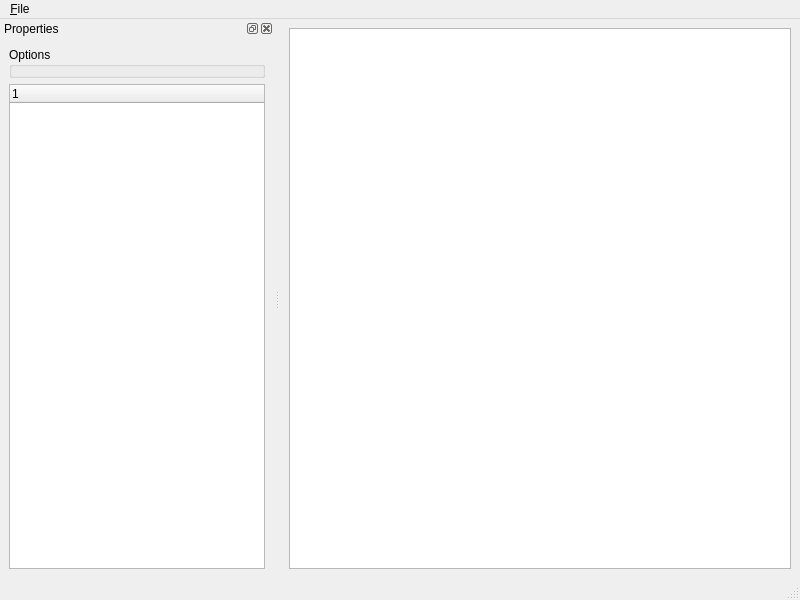
<?xml version="1.0" encoding="UTF-8"?>
<ui version="4.0">
 <class>MainWindow</class>
 <widget class="QMainWindow" name="MainWindow">
  <property name="geometry">
   <rect>
    <x>0</x>
    <y>0</y>
    <width>800</width>
    <height>600</height>
   </rect>
  </property>
  <property name="windowTitle">
   <string>pybox2d testbed</string>
  </property>
  <property name="tabShape">
   <enum>QTabWidget::Rounded</enum>
  </property>
  <widget class="QWidget" name="centralwidget">
   <layout class="QHBoxLayout" name="horizontalLayout">
    <item>
     <widget class="QGraphicsView" name="graphicsView"/>
    </item>
   </layout>
  </widget>
  <widget class="QMenuBar" name="menubar">
   <property name="geometry">
    <rect>
     <x>0</x>
     <y>0</y>
     <width>800</width>
     <height>21</height>
    </rect>
   </property>
   <widget class="QMenu" name="mnuFile">
    <property name="title">
     <string>&amp;File</string>
    </property>
    <addaction name="mnuExit"/>
   </widget>
   <addaction name="mnuFile"/>
  </widget>
  <widget class="QStatusBar" name="statusbar"/>
  <widget class="QDockWidget" name="dwProperties">
   <property name="windowTitle">
    <string>Properties</string>
   </property>
   <attribute name="dockWidgetArea">
    <number>1</number>
   </attribute>
   <widget class="QWidget" name="dwcProperties">
    <layout class="QVBoxLayout" name="verticalLayout">
     <item>
      <widget class="QGroupBox" name="gbOptions">
       <property name="title">
        <string>Options</string>
       </property>
      </widget>
     </item>
     <item>
      <widget class="QTreeWidget" name="twProperties">
       <column>
        <property name="text">
         <string notr="true">1</string>
        </property>
       </column>
      </widget>
     </item>
    </layout>
   </widget>
  </widget>
  <action name="mnuExit">
   <property name="text">
    <string>E&amp;xit</string>
   </property>
  </action>
 </widget>
 <resources/>
 <connections/>
</ui>
